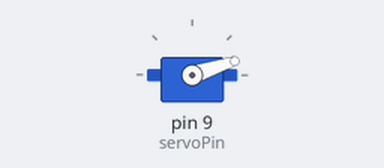
A sketch run on a simulated Arduino Uno, built with avr-gcc and run on an emulated ATmega328P. Shown: servo.

Above: at 0.05 s.
At 0.5 s:
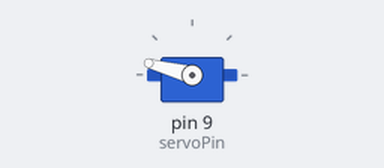
At 0.75 s:
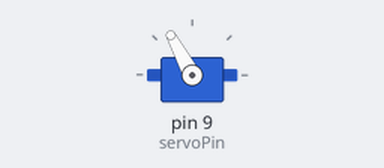
At 1.0 s:
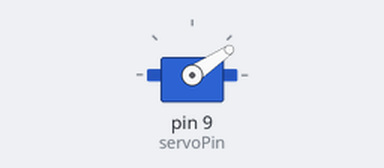
Timing chart, 0 to 3.0 s (numbered marks = the images above):
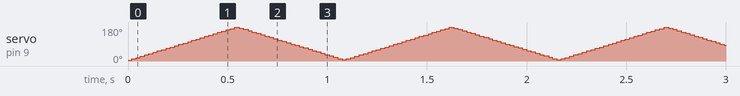

The sketch:

ServoMotor.ino
```cpp
 #include <Servo.h>

int servoPin = 9; // servonun bağlı olduğu pin

Servo servo; // servo kütüphanesinden bir değişken oluşturuyoruz
int aciDegeri = 0;   // açı değerini belirtir

void setup()
{
  // servonun bağlı olduğu pini belirterek
  // tanımlama yapmamız gerekiyor
  servo.attach(servoPin);
}

void loop()
{
  for(aciDegeri = 5; aciDegeri < 180; aciDegeri++)   // 0-180 derece tarama
  {
    servo.write(aciDegeri);
    delay(3);
  }

  for(aciDegeri = 180; aciDegeri > 5; aciDegeri--)    // 180-0  derece geri tarama
  {
    servo.write(aciDegeri);
    delay(3);
  }
}
```
